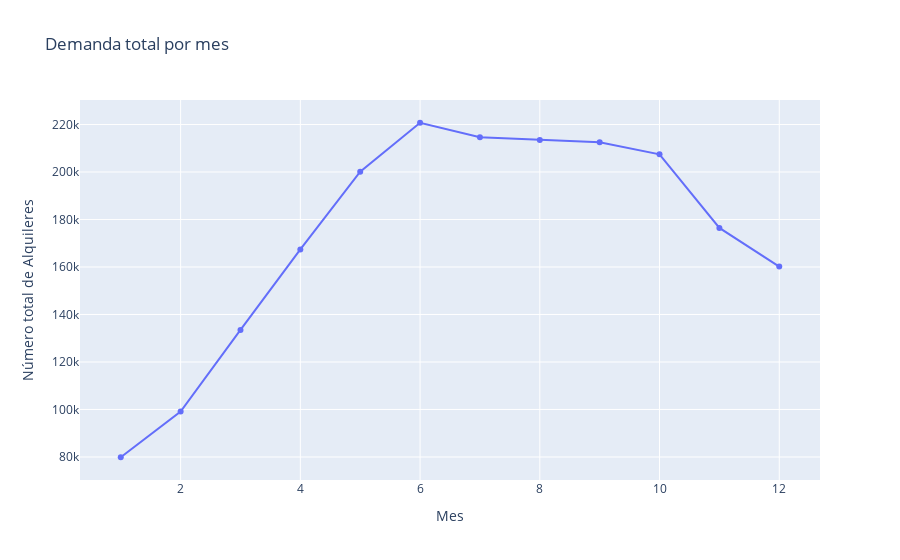

Notebook code cell kept with this figure:
### Code cell
# Query 2: Demanda total por mes en SQL
query2 = '''
SELECT EXTRACT(MONTH FROM datetime) AS month, SUM("count") AS total_count
FROM bike_sharing
GROUP BY month
ORDER BY month;
'''
df_query2 = pd.read_sql(query2, engine)  
# print(f"Demanda total por mes:\n{df_query2}")

fig = px.line(df_query2, x='month', y='total_count',
              title='Demanda total por mes',
              labels={'month': 'Mes', 'total_count': 'Número total de Alquileres'},
              markers=True)
fig.show()

### Figure 1 — Plotly figure (JSON) as saved in the notebook; plotly's stock layout.template omitted (floating-point values rounded to 4 significant figures)
{"data": [{"hovertemplate": "Mes=%{x}<br>Número total de Alquileres=%{y}<extra></extra>", "legendgroup": "", "line": {"color": "#636efa", "dash": "solid"}, "marker": {"symbol": "circle"}, "mode": "lines+markers", "name": "", "orientation": "v", "showlegend": false, "type": "scatter", "x": [1, 2, 3, 4, 5, 6, 7, 8, 9, 10, 11, 12], "xaxis": "x", "y": [79884, 99113, 133501, 167402, 200147, 220733, 214617, 213516, 212529, 207434, 176440, 160160], "yaxis": "y"}], "layout": {"legend": {"tracegroupgap": 0}, "title": {"text": "Demanda total por mes"}, "xaxis": {"anchor": "y", "domain": [0, 1], "title": {"text": "Mes"}}, "yaxis": {"anchor": "x", "domain": [0, 1], "title": {"text": "Número total de Alquileres"}}}}
